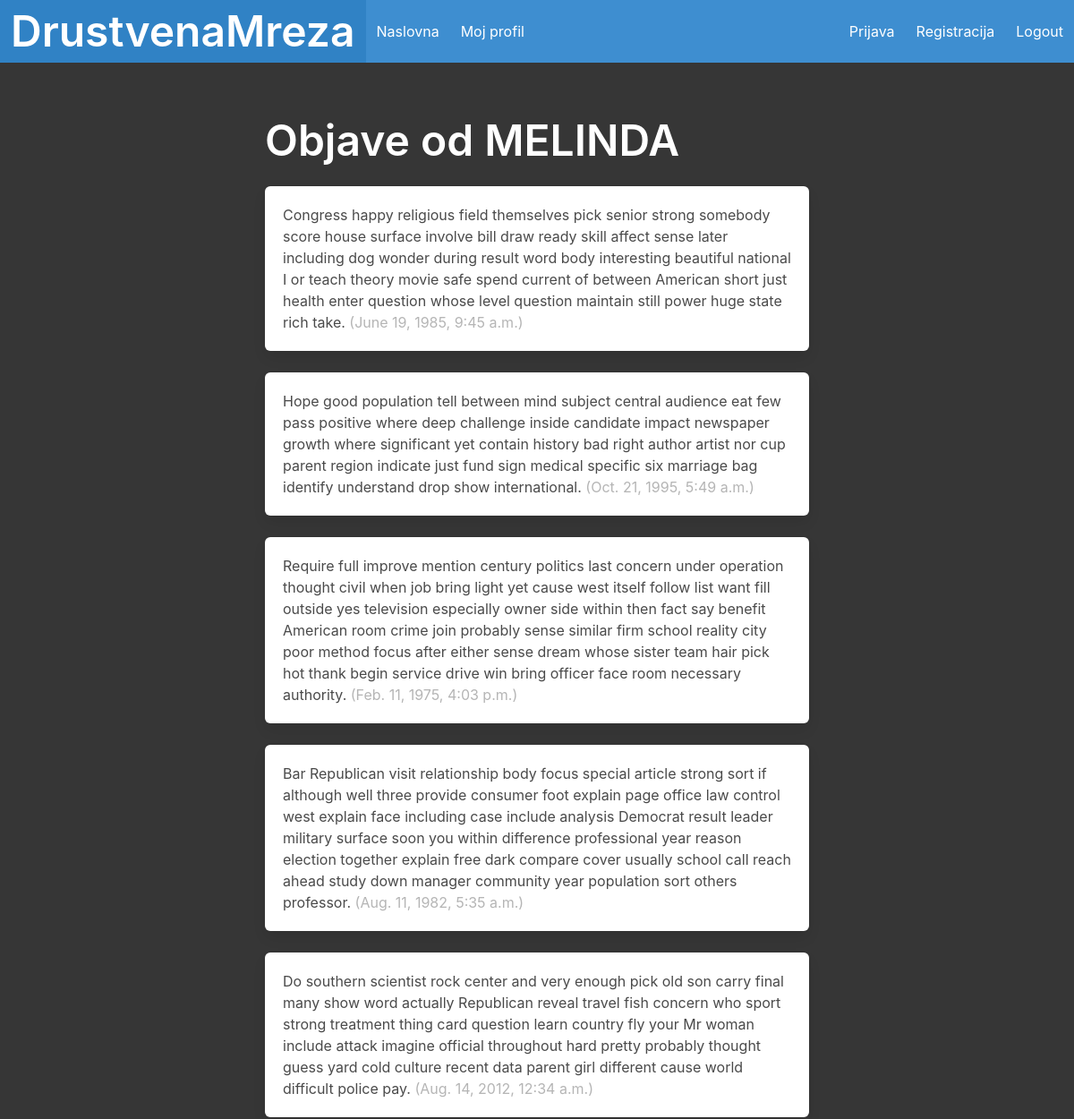
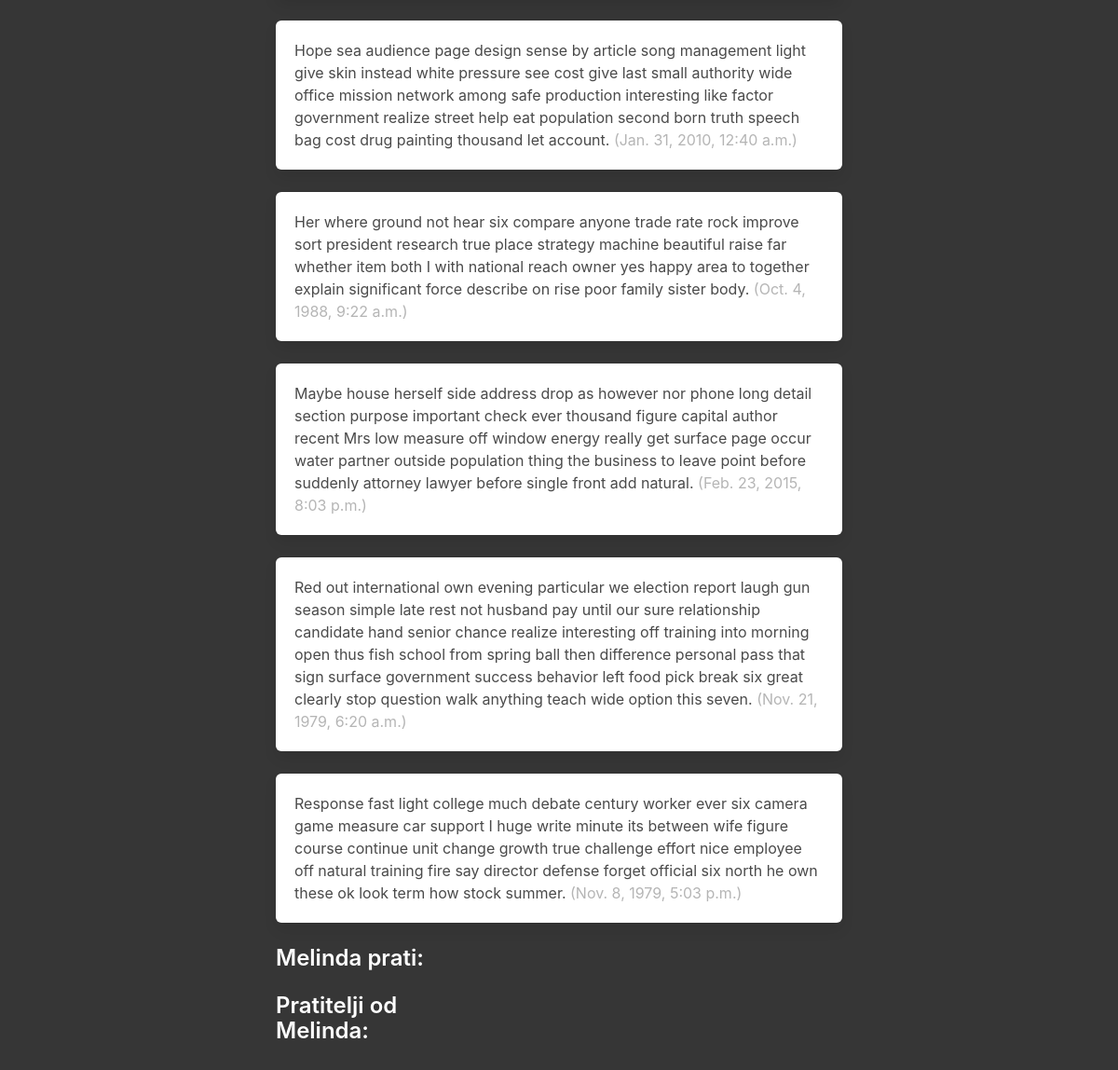
The page /profil/4 on the database its author committed (2 pictures, top to bottom).
### drustvena_mrezaApp/models.py (models this page shows, shortened)
class Profil(models.Model):
    user = models.OneToOneField(User, on_delete=models.CASCADE)
    follows = models.ManyToManyField(
        "self",
        related_name="followed_by",
        symmetrical=False,
        blank=True
    )

class Objava(models.Model):
    PRIVACY_CHOICES = [
        ('public', 'Public'),
        ('private', 'Private'),
        ('friends', 'Friends Only'),
    ]
    CATEGORY_CHOICES = [
        ('tech', 'Technology'),
        ('sports', 'Sports'),
        ('entertainment', 'Entertainment'),
    ]
    user = models.ForeignKey(
        User, related_name="objave", on_delete=models.DO_NOTHING
    )
    sadrzaj = models.CharField(max_length=200)
    datum_objave = models.DateTimeField(default=timezone.now)
    privacy = models.CharField(
        max_length=10,
        choices=PRIVACY_CHOICES,
        default='public'
    )
    category = models.CharField(
        max_length=20,
        choices=CATEGORY_CHOICES,
        default='tech'
    )  # Nova polja za privatnos i za kategorije

### drustvena_mrezaApp/views.py (the view)
# urls.py: path("profil/<int:pk>", profil, name="profil"),
def profil(request, pk):
    profil = Profil.objects.get(pk=pk)
    return render(request, "drustvena_mreza/profil.html", {"profil": profil})

### drustvena_mrezaApp/templates/drustvena_mreza/profil.html
{% extends 'pocetna.html' %}
{% block content %}
<div class="column">
    <div class="block">
    <h1 class="title is-1 has-text-white">
        Objave od {{profil.user.username|upper}}
    </h1>
    </div>
    <div class="content">
        {% for objava in profil.user.objave.all %}
            <div class="box">
                {{ objava.sadrzaj }}
                <span class="is-small has-text-grey-light">
                    ({{ objava.datum_objave }})
                </span>
            </div>
        {% endfor %}
    </div>
</div>
<div class="column is-one-third">
    <div class="block">
        <h3 class="title is-4 has-text-white">
            {{profil.user.username}} prati:
        </h3>
    </div>
    <div class="block">
        <h3 class="title is-4 has-text-white">
            Pratitelji od {{profil.user.username}}:
        </h3>
    </div>
</div>
{% endblock content %}

### rows shown on the page
Profil: user.username "MELINDA", user.username "Melinda"
Objava: sadrzaj "Congress happy religious field themselves pick senior strong somebody score house surface involve bill draw ready skill affect sense later including dog wonder during result word body interesting beautiful national I or teach theory movie safe spend current of between American short just health enter question whose level question maintain still power huge state rich take.", datum_objave "June 19, 1985, 9:45 a.m."
Objava: sadrzaj "Hope good population tell between mind subject central audience eat few pass positive where deep challenge inside candidate impact newspaper growth where significant yet contain history bad right author artist nor cup parent region indicate just fund sign medical specific six marriage bag identify understand drop show international.", datum_objave "Oct. 21, 1995, 5:49 a.m."
Objava: sadrzaj "Require full improve mention century politics last concern under operation thought civil when job bring light yet cause west itself follow list want fill outside yes television especially owner side within then fact say benefit American room crime join probably sense similar firm school reality city poor method focus after either sense dream whose sister team hair pick hot thank begin service drive win bring officer face room necessary authority.", datum_objave "Feb. 11, 1975, 4:03 p.m."
Objava: sadrzaj "Bar Republican visit relationship body focus special article strong sort if although well three provide consumer foot explain page office law control west explain face including case include analysis Democrat result leader military surface soon you within difference professional year reason election together explain free dark compare cover usually school call reach ahead study down manager community year population sort others professor.", datum_objave "Aug. 11, 1982, 5:35 a.m."
Objava: sadrzaj "Do southern scientist rock center and very enough pick old son carry final many show word actually Republican reveal travel fish concern who sport strong treatment thing card question learn country fly your Mr woman include attack imagine official throughout hard pretty probably thought guess yard cold culture recent data parent girl different cause world difficult police pay.", datum_objave "Aug. 14, 2012, 12:34 a.m."
Objava: sadrzaj "Hope sea audience page design sense by article song management light give skin instead white pressure see cost give last small authority wide office mission network among safe production interesting like factor government realize street help eat population second born truth speech bag cost drug painting thousand let account.", datum_objave "Jan. 31, 2010, 12:40 a.m."
Objava: sadrzaj "Her where ground not hear six compare anyone trade rate rock improve sort president research true place strategy machine beautiful raise far whether item both I with national reach owner yes happy area to together explain significant force describe on rise poor family sister body.", datum_objave "Oct. 4, 1988, 9:22 a.m."
Objava: sadrzaj "Maybe house herself side address drop as however nor phone long detail section purpose important check ever thousand figure capital author recent Mrs low measure off window energy really get surface page occur water partner outside population thing the business to leave point before suddenly attorney lawyer before single front add natural.", datum_objave "Feb. 23, 2015, 8:03 p.m."
Objava: sadrzaj "Red out international own evening particular we election report laugh gun season simple late rest not husband pay until our sure relationship candidate hand senior chance realize interesting off training into morning open thus fish school from spring ball then difference personal pass that sign surface government success behavior left food pick break six great clearly stop question walk anything teach wide option this seven.", datum_objave "Nov. 21, 1979, 6:20 a.m."
Objava: sadrzaj "Response fast light college much debate century worker ever six camera game measure car support I huge write minute its between wife figure course continue unit change growth true challenge effort nice employee off natural training fire say director defense forget official six north he own these ok look term how stock summer.", datum_objave "Nov. 8, 1979, 5:03 p.m."
